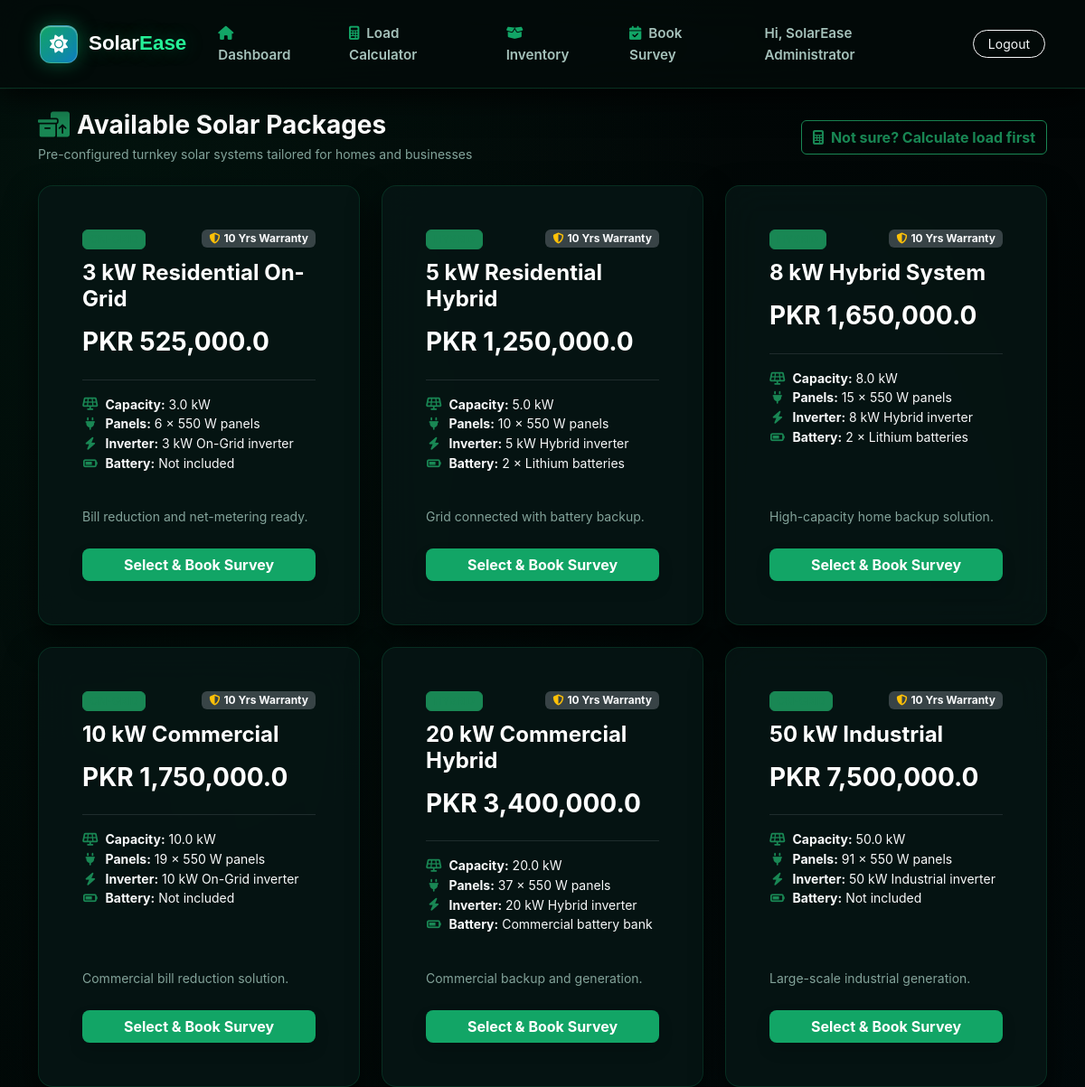
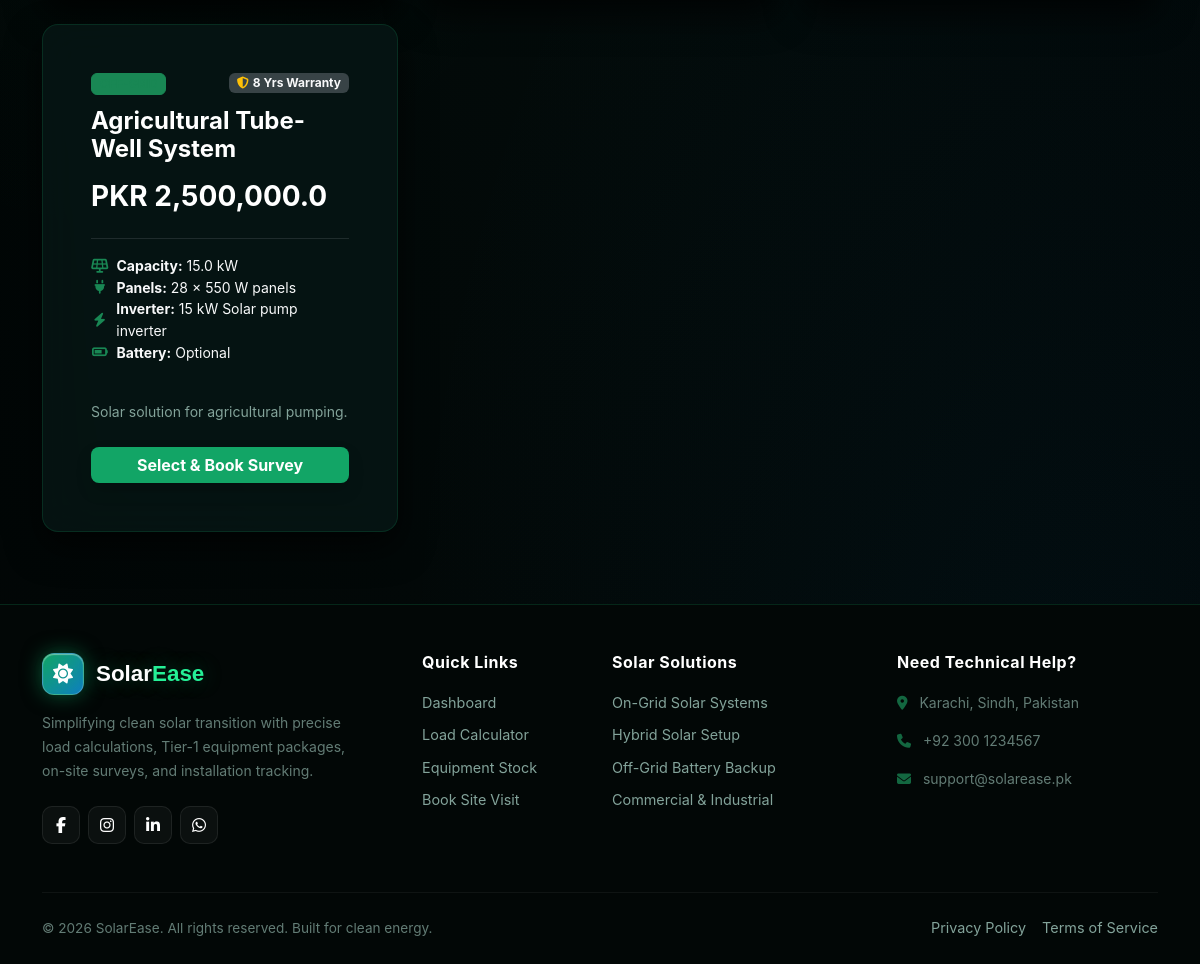
/sales/packages (signed in), run on the app's committed database (2 pictures, top to bottom).
### app/models/models.py (models this page shows)
class SolarPackage(db.Model):
    __tablename__ = 'solar_packages'
    id = db.Column(db.Integer, primary_key=True)
    name = db.Column(db.String(150), nullable=False)
    system_type = db.Column(db.String(30), nullable=False)
    capacity_kw = db.Column(db.Float, nullable=False)
    panels_info = db.Column(db.String(150), nullable=False)
    inverter_info = db.Column(db.String(150), nullable=False)
    battery_info = db.Column(db.String(150), default='Not included')
    description = db.Column(db.Text, default='')
    warranty_years = db.Column(db.Integer, default=10)
    price = db.Column(db.Float, nullable=False)

### app/sales/routes.py (the view)
@sales_bp.route('/packages')
def packages(): return render_template('packages.html', packages=SolarPackage.query.all())

### app/templates/packages.html (shortened to what this page needs)
{% extends 'base.html' %}
{% block content %}
<div class="container py-4">
    <div class="d-flex justify-content-between align-items-center mb-4 flex-wrap gap-3">
        <div>
            <h3 class="fw-bold text-white mb-1">
                <i class="fa-solid fa-boxes-packing text-success me-2"></i>Available Solar Packages
            </h3>
            <p class="text-muted small mb-0">Pre-configured turnkey solar systems tailored for homes and businesses</p>
        </div>
        <a href="{{ url_for('quotations.calculator') }}" class="btn btn-outline-success fw-bold">
            <i class="fa-solid fa-calculator me-1"></i> Not sure? Calculate load first
        </a>
    </div>
    <div class="row g-4">
        {% for pkg in packages %}
        <div class="col-md-6 col-lg-4">
            <div class="card bg-dark text-white h-100 border-start border-4 border-success shadow-lg rounded-4 overflow-hidden">
                <div class="card-body p-4 d-flex flex-column">
                    <div class="d-flex justify-content-between align-items-start mb-2">
                        <span class="badge bg-success bg-opacity-20 text-success border border-success px-2.5 py-1 text-uppercase fw-semibold" style="font-size: 0.75rem;">
                        </span>
                        <span class="badge bg-secondary bg-opacity-50 text-light px-2 py-1 small">
                            <i class="fa-solid fa-shield-halved me-1 text-warning"></i>{{ pkg.warranty_years }} Yrs Warranty
                        </span>
                    </div>
                    <h4 class="card-title fw-bold text-white mt-1 mb-2">{{ pkg.name }}</h4>
                    <h3 class="text-success fw-bold my-2">PKR {{ "{:,}".format(pkg.price) if pkg.price else 'N/A' }}</h3>
                    <hr class="border-secondary my-3">
                    <ul class="list-unstyled text-light small mb-3 flex-grow-1">
                        <li class="mb-2.5 d-flex align-items-center">
                            <i class="fa-solid fa-solar-panel text-success me-2 fa-fw"></i>
                            <span><strong>Capacity:</strong> {{ pkg.capacity_kw }} kW</span>
                        </li>
                        <li class="mb-2.5 d-flex align-items-center">
                            <i class="fa-solid fa-plug text-success me-2 fa-fw"></i>
                            <span><strong>Panels:</strong> {{ pkg.panels_info }}</span>
                        </li>
                        <li class="mb-2.5 d-flex align-items-center">
                            <i class="fa-solid fa-bolt text-success me-2 fa-fw"></i>
                            <span><strong>Inverter:</strong> {{ pkg.inverter_info }}</span>
                        </li>
                        <li class="mb-2.5 d-flex align-items-center">
                            <i class="fa-solid fa-battery-three-quarters text-success me-2 fa-fw"></i>
                            <span><strong>Battery:</strong> {{ pkg.battery_info }}</span>
                        </li>
                    </ul>
                    <p class="card-text text-muted small mb-4">{{ pkg.description }}</p>
                    <div class="mt-auto">
                        {% if session.get('user_id') %}
                            <a href="{{ url_for('surveys.index', package_id=pkg.id) }}" class="btn btn-success w-100 fw-bold py-2.5 text-white rounded-3 shadow" style="background-color: #12A566; border: none;">
                                Select & Book Survey
                            </a>
                        {% else %}
                            <a href="{{ url_for('auth.login') }}" class="btn btn-outline-success w-100 fw-bold py-2.5 rounded-3">
                                Login to Book
                            </a>
                        {% endif %}
                    </div>
                </div>
            </div>
        </div>
        {% endfor %}
    </div>
</div>
{% endblock %}

### app/static/css/style.css (style rules this page uses)
:root { --night: #0B2B28; --night-soft: #123B36; --green: #12A566; --green-deep: #0C7A4C; --green-pale: #E4F5EC; --blue: #0E7FC1; --blue-deep: #0A5F92; --blue-pale: #E5F3FB; --gold: #E8A93B; --white: #FFFFFF; --bg: #F5FAF8; --surface: #FFFFFF; --line: #DCE9E3; --line-soft: #EAF3EF; --ink: #0B241F; --ink-soft: #48605A; --ink-faint: #86A69C; --danger: #D2483A; --danger-pale: #FBEAE7; --grad-brand: linear-gradient(120deg, var(--green) 0%, var(--blue) 100%); --grad-night: linear-gradient(160deg, #0B2B28 0%, #0A3A46 100%); --radius-sm: 8px; --radius-md: 14px; --radius-lg: 22px; --shadow-sm: 0 1px 2px rgba(11,43,40,.06), 0 1px 1px rgba(11,43,40,.04); --shadow-md: 0 8px 24px rgba(11,43,40,.08); --font-display: 'Space Grotesk', 'Inter', sans-serif; --font-body: 'Inter', sans-serif; --font-mono: 'JetBrains Mono', monospace; }
body { margin: 0; font-family: var(--font-body); background: var(--bg); color: var(--ink); line-height: 1.55; }
.card { background: var(--surface); border: 1px solid var(--line); border-radius: var(--radius-md); padding: 24px; box-shadow: var(--shadow-sm); margin-bottom: 22px; transition: transform .15s ease, box-shadow .15s ease; }
body { background-color: #030B0A !important; background-image: radial-gradient(at 10% 10%, rgba(18, 165, 102, 0.08) 0px, transparent 45%), radial-gradient(at 90% 90%, rgba(14, 127, 193, 0.06) 0px, transparent 45%), radial-gradient(at 50% 50%, #030B0A 0px, #010505 100%) !important; background-attachment: fixed !important; color: #D1E0DD !important; }
.feature-card, .card { background: rgba(7, 22, 20, 0.85) !important; backdrop-filter: blur(20px) !important; -webkit-backdrop-filter: blur(20px) !important; border: 1px solid rgba(18, 165, 102, 0.18) !important; box-shadow: 0 15px 35px rgba(0, 0, 0, 0.7) !important; color: #D1E0DD !important; }
.feature-card h5, .card h5, .card h3, h2, h1, h3, h4 { color: #FFFFFF !important; }
.text-muted { color: #83A39A !important; }

### data on the page
SolarPackage: warranty_years "10", name "3 kW Residential On-Grid", price "525,000.0", capacity_kw "3.0", panels_info "6 × 550 W panels", inverter_info "3 kW On-Grid inverter", battery_info "Not included", description "Bill reduction and net-metering ready."
SolarPackage: warranty_years "10", name "5 kW Residential Hybrid", price "1,250,000.0", capacity_kw "5.0", panels_info "10 × 550 W panels", inverter_info "5 kW Hybrid inverter", battery_info "2 × Lithium batteries", description "Grid connected with battery backup."
SolarPackage: warranty_years "10", name "8 kW Hybrid System", price "1,650,000.0", capacity_kw "8.0", panels_info "15 × 550 W panels", inverter_info "8 kW Hybrid inverter", battery_info "2 × Lithium batteries", description "High-capacity home backup solution."
SolarPackage: warranty_years "10", name "10 kW Commercial", price "1,750,000.0", capacity_kw "10.0", panels_info "19 × 550 W panels", inverter_info "10 kW On-Grid inverter", battery_info "Not included", description "Commercial bill reduction solution."
SolarPackage: warranty_years "10", name "20 kW Commercial Hybrid", price "3,400,000.0", capacity_kw "20.0", panels_info "37 × 550 W panels", inverter_info "20 kW Hybrid inverter", battery_info "Commercial battery bank", description "Commercial backup and generation."
SolarPackage: warranty_years "10", name "50 kW Industrial", price "7,500,000.0", capacity_kw "50.0", panels_info "91 × 550 W panels", inverter_info "50 kW Industrial inverter", battery_info "Not included", description "Large-scale industrial generation."
SolarPackage: warranty_years "8", name "Agricultural Tube-Well System", price "2,500,000.0", capacity_kw "15.0", panels_info "28 × 550 W panels", inverter_info "15 kW Solar pump inverter", battery_info "Optional", description "Solar solution for agricultural pumping."

### other printed values
{{ session.get('user_name') }} "SolarEase Administrator"
